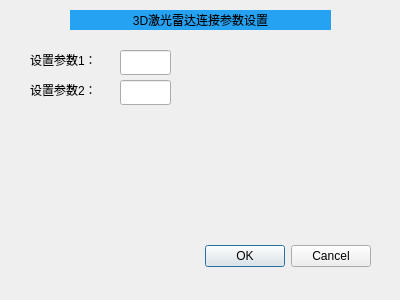
<?xml version="1.0" encoding="UTF-8"?>
<ui version="4.0">
 <class>Dialog_3Dlaser_para_set</class>
 <widget class="QDialog" name="Dialog_3Dlaser_para_set">
  <property name="geometry">
   <rect>
    <x>0</x>
    <y>0</y>
    <width>400</width>
    <height>300</height>
   </rect>
  </property>
  <property name="windowTitle">
   <string>Dialog</string>
  </property>
  <widget class="QDialogButtonBox" name="buttonBox">
   <property name="geometry">
    <rect>
     <x>30</x>
     <y>240</y>
     <width>341</width>
     <height>32</height>
    </rect>
   </property>
   <property name="orientation">
    <enum>Qt::Horizontal</enum>
   </property>
   <property name="standardButtons">
    <set>QDialogButtonBox::Cancel|QDialogButtonBox::Ok</set>
   </property>
  </widget>
  <widget class="QLabel" name="label_11">
   <property name="geometry">
    <rect>
     <x>70</x>
     <y>10</y>
     <width>261</width>
     <height>20</height>
    </rect>
   </property>
   <property name="styleSheet">
    <string notr="true">background-color: rgb(37, 162, 242);</string>
   </property>
   <property name="text">
    <string>3D激光雷达连接参数设置</string>
   </property>
   <property name="alignment">
    <set>Qt::AlignCenter</set>
   </property>
  </widget>
  <widget class="QLineEdit" name="le_para1">
   <property name="geometry">
    <rect>
     <x>120</x>
     <y>50</y>
     <width>51</width>
     <height>25</height>
    </rect>
   </property>
   <property name="text">
    <string/>
   </property>
  </widget>
  <widget class="QLabel" name="label_32">
   <property name="geometry">
    <rect>
     <x>30</x>
     <y>50</y>
     <width>81</width>
     <height>20</height>
    </rect>
   </property>
   <property name="text">
    <string>设置参数1：</string>
   </property>
  </widget>
  <widget class="QLabel" name="label_33">
   <property name="geometry">
    <rect>
     <x>30</x>
     <y>80</y>
     <width>81</width>
     <height>20</height>
    </rect>
   </property>
   <property name="text">
    <string>设置参数2：</string>
   </property>
  </widget>
  <widget class="QLineEdit" name="le_para2">
   <property name="geometry">
    <rect>
     <x>120</x>
     <y>80</y>
     <width>51</width>
     <height>25</height>
    </rect>
   </property>
   <property name="text">
    <string/>
   </property>
  </widget>
 </widget>
 <resources/>
 <connections>
  <connection>
   <sender>buttonBox</sender>
   <signal>accepted()</signal>
   <receiver>Dialog_3Dlaser_para_set</receiver>
   <slot>accept()</slot>
   <hints>
    <hint type="sourcelabel">
     <x>248</x>
     <y>254</y>
    </hint>
    <hint type="destinationlabel">
     <x>157</x>
     <y>274</y>
    </hint>
   </hints>
  </connection>
  <connection>
   <sender>buttonBox</sender>
   <signal>rejected()</signal>
   <receiver>Dialog_3Dlaser_para_set</receiver>
   <slot>reject()</slot>
   <hints>
    <hint type="sourcelabel">
     <x>316</x>
     <y>260</y>
    </hint>
    <hint type="destinationlabel">
     <x>286</x>
     <y>274</y>
    </hint>
   </hints>
  </connection>
 </connections>
</ui>
